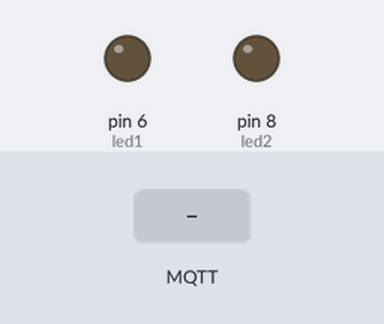
Bench run of a sketch on a simulated Arduino Uno, built with avr-gcc and run on an emulated ATmega328P. Shown: output pins drawn as LEDs (lit = HIGH). Inputs (shaded band) come from the test bench. WiFi joins after 1.5 s; servers stay silent unless stated; no MQTT or app messages arrive unless stated; what the sketch prints to the serial monitor is not drawn.

Above: at 4.2 s.
4.3 s: MQTT message "1" arrives on the first subscribed topic
At 5.3 s:
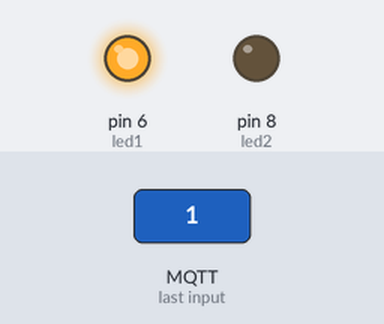
5.8 s: MQTT message "1" arrives on the second subscribed topic
At 6.4 s:
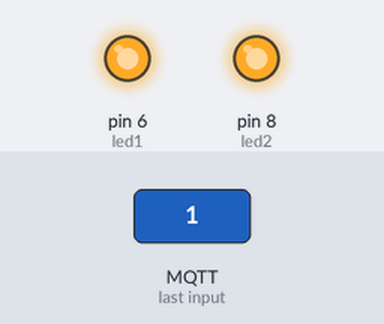
7.3 s: MQTT message "0" arrives on the first subscribed topic
At 7.6 s:
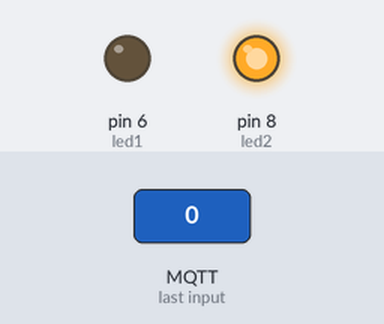
8.8 s: MQTT message "0" arrives on the second subscribed topic
At 9.9 s:
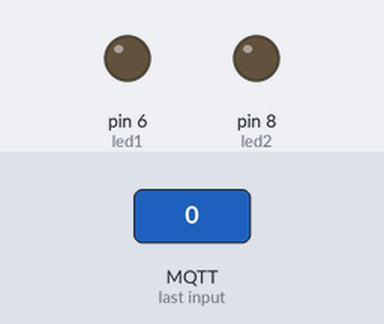
Timing chart, 0 to 11.3 s (numbered marks = the images above; inputs shaded):
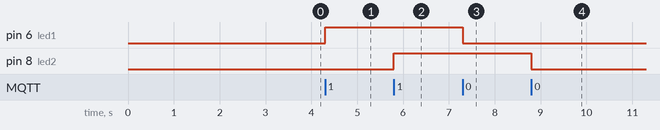

The sketch:

opgave2.ino
```cpp
#include<Arduino.h>

#include<SPI.h>
#include<Ethernet2.h>
#include<PubSubClient.h>

bool test = true;

// ethernet shield mac address
byte  mac []={0x90, 0xA2, 0xDA, 0x10, 0xAF, 0xE0};

// ip of server that will be used
IPAddress  server (10, 128, 100, 71);
IPAddress ip;

#define led1 6
#define led2 8

// broker
void callback(char* topic , byte* payload, unsigned int length) {
  String topicString = "";
  topicString += topic;
  String msg = "";

  for(byte i = 0; i < length; i++) {
    msg += (char) payload[i];
    //Serial.print((char)payload[i]);
  }
  Serial.println ();

  if (topicString.equals("labo/klimaat/temp")){
    /*Serial.print(msg.toFloat());
    Serial.println("°C");*/
    Serial.print(msg.toFloat() ,1);
    Serial.println("°C");
  }
  if (msg.equals("1") && topicString.equals("labo/licht/lamp1")){
    digitalWrite(led1, HIGH);
  }
   if (msg.equals("0") && topicString.equals("labo/licht/lamp1")){
    digitalWrite(led1, LOW);
  }
  if (msg.equals("1") && topicString.equals("labo/licht/lamp2")){
    digitalWrite(led2, HIGH);
  }
   if (msg.equals("0") && topicString.equals("labo/licht/lamp2")){
    digitalWrite(led2, LOW);
  }
}

EthernetClient ethClient;
PubSubClient client(ethClient);

void reconnect() {
  // Loop  until we’re  reconnected
  while(! client.connected ()) {
    Serial.print("Attempting  MQTT  connection...");
    //Attempt  to  connect
    if(client.connect("ElianVanCutsem")) {
      Serial.println("connected");
      if(test){
        test = false;
        //client.publish("labo/elianvancutsem/test","helloWorld met groetjes van Elian");
      }
      client.subscribe("labo/licht/lamp1");
      client.subscribe("labo/licht/lamp2");
      client.subscribe("labo/klimaat/temp");
      }
      else{
        Serial.print("failed , rc=");
        Serial.print(client.state ());
        Serial.println("try  again  in 5 seconds");
        // Wait 5 seconds  before  retrying
        delay (5000);
      }
  }
}

void setup() {
  pinMode(led1, OUTPUT);
  pinMode(led2, OUTPUT);
  digitalWrite(led1, LOW);
  digitalWrite(led2, LOW);

  Serial.begin (57600);
  Serial.print("Arduino ready");
  client.setServer(server , 1883);
  client.setCallback(callback);

  Ethernet.begin(mac);
  ip = Ethernet.localIP();
  Serial.println(Ethernet.localIP() + " + " + ip);
  //  Allow  the  hardware  to sort  itself  out
  delay (1500);
}

void loop() {
  if(!client.connected()) {
    reconnect ();
    }
    client.loop();
}
```

Measured:
- after the input at 4.3 s, pin 6 (led1): LOW → HIGH at once
- after the input at 5.8 s, pin 8 (led2): LOW → HIGH at once
- after the input at 7.3 s, pin 6 (led1): HIGH → LOW at once
- after the input at 8.8 s, pin 8 (led2): HIGH → LOW at once
